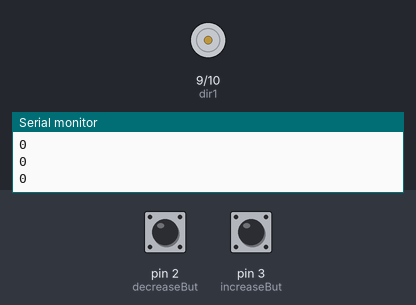
The sketch below on a simulated Arduino Uno, built with avr-gcc and run on an emulated ATmega328P. On the bench: motor-driver pin pairs drawn as motors (green arrow = first pin HIGH = forward, orange = second pin HIGH = backward, longer = more drive, scaled by the enable pin), the last lines printed to the serial monitor. The inputs (shaded band) are chosen by the test bench; at power-on: pin 2 (decreaseBut) HIGH, pin 3 (increaseBut) HIGH.

Above: at 1.2 s.
1.3 s: pin 2 (decreaseBut) pulled LOW for 0.15 s
At 2.1 s:
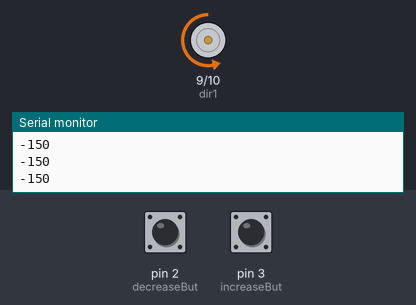
2.9 s: pin 3 (increaseBut) pulled LOW for 0.15 s
At 3.5 s:
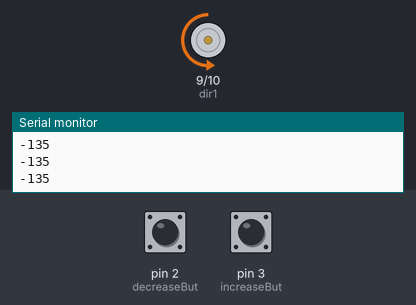
4.5 s: pin 3 (increaseBut) pulled LOW for 1 s
At 5.8 s:
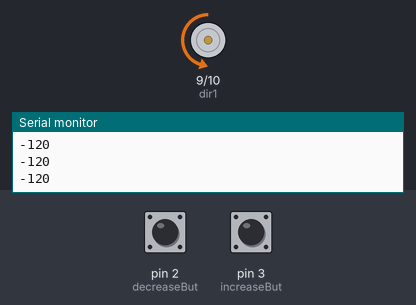
7.0 s: pin 2 (decreaseBut) pulled LOW for 1 s
At 7.8 s:
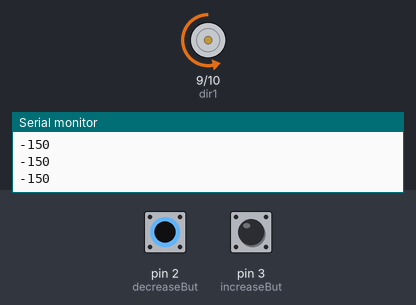
9.5 s: pin 2 (decreaseBut) pulsed LOW 5 times (0.12 s each, 0.3 s apart)
At 11.3 s:
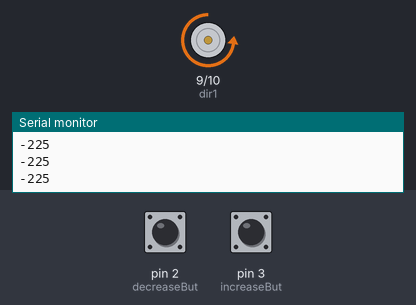
Timing chart, 0 to 12.8 s (numbered marks = the images above; inputs shaded):
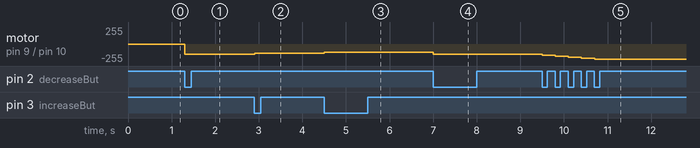

Measured:
- after the input at 1.3 s, motor on pin 9 (dir1) / pin 10 (dir2): stopped → backward 150/255 at once
- after the input at 2.9 s, motor on pin 9 (dir1) / pin 10 (dir2): backward 150/255 → backward 135/255 at once
- after the input at 4.5 s, motor on pin 9 (dir1) / pin 10 (dir2): backward 135/255 → backward 120/255 at once
- after the input at 7.0 s, motor on pin 9 (dir1) / pin 10 (dir2): backward 120/255 → backward 150/255 at once
- after the input at 9.5 s, motor on pin 9 (dir1) / pin 10 (dir2): moves from backward 150/255 to backward 225/255 over 1.2 s, starting at once

The sketch:

button_DC_motor.ino
```cpp
int increaseBut = 3;
int decreaseBut = 2;
int dir1 = 9;
int dir2 = 10;
int speedPin = 11;
int mSpeed = 0;
int newState1;
int oldState1;
int newState2;
int oldState2;

void setup() {

  Serial.begin(9600);
  pinMode(increaseBut, INPUT);
  pinMode(decreaseBut, INPUT);
  digitalWrite(increaseBut, HIGH);
  digitalWrite(decreaseBut, HIGH);
  pinMode(dir1, OUTPUT);
  pinMode(dir2, OUTPUT);
  pinMode(speedPin, OUTPUT);

}

void loop() {

  newState1 = digitalRead(increaseBut);
  newState2 = digitalRead(decreaseBut);

  if (newState1 == 0 and oldState1 == 1){
    mSpeed += 15;
    if(mSpeed > 255){
      mSpeed = 255;
    }
    if(mSpeed < 150 and mSpeed > 0){
      mSpeed =  150;
    }
  }

  if (newState2 == 0 and oldState2 == 1){
    mSpeed -= 15;
    if(mSpeed < -255){
      mSpeed = -255;
    }
    if(mSpeed > -150 and mSpeed < 0){
      mSpeed =  -150;
    }
  }

  if (mSpeed >= 0){
    digitalWrite(dir1, HIGH);
    digitalWrite(dir2, LOW);
    analogWrite(speedPin, mSpeed);
  }

  if (mSpeed < 0){
    digitalWrite(dir1, LOW);
    digitalWrite(dir2, HIGH);
    analogWrite(speedPin, (-1*mSpeed));
  }

  oldState1 = newState1;
  oldState2 = newState2;
  Serial.println(mSpeed);

}
```
